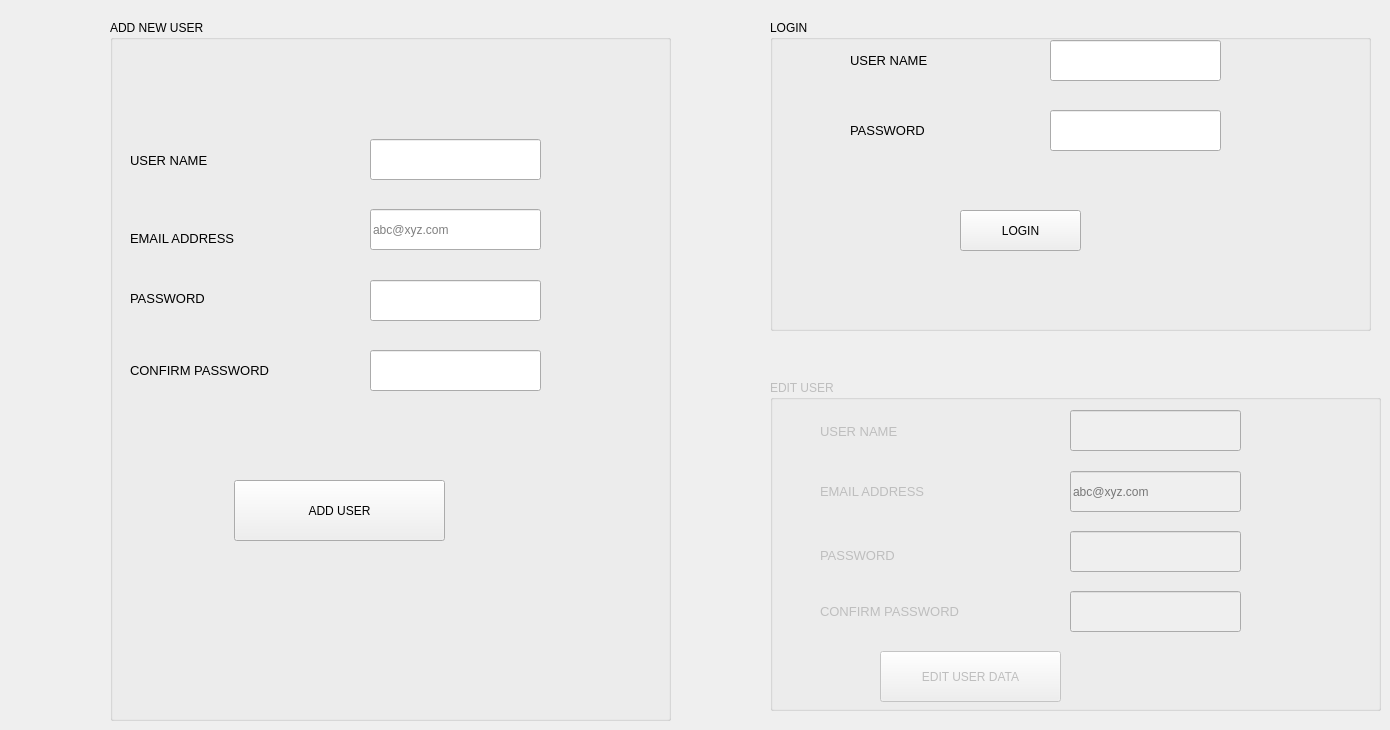
    <widget class="QWidget" name="tab_2">
     <attribute name="title">
      <string>LOGIN</string>
     </attribute>
     <widget class="QGroupBox" name="groupBox">
      <property name="geometry">
       <rect>
        <x>110</x>
        <y>20</y>
        <width>561</width>
        <height>701</height>
       </rect>
      </property>
      <property name="title">
       <string>ADD NEW USER</string>
      </property>
      <widget class="QLabel" name="label_2">
       <property name="geometry">
        <rect>
         <x>20</x>
         <y>130</y>
         <width>151</width>
         <height>21</height>
        </rect>
       </property>
       <property name="font">
        <font>
         <pointsize>10</pointsize>
        </font>
       </property>
       <property name="text">
        <string>USER NAME</string>
       </property>
      </widget>
      <widget class="QLineEdit" name="lineEdit">
       <property name="geometry">
        <rect>
         <x>260</x>
         <y>119</y>
         <width>171</width>
         <height>41</height>
        </rect>
       </property>
      </widget>
      <widget class="QLabel" name="label_3">
       <property name="geometry">
        <rect>
         <x>20</x>
         <y>210</y>
         <width>181</width>
         <height>16</height>
        </rect>
       </property>
       <property name="font">
        <font>
         <pointsize>10</pointsize>
        </font>
       </property>
       <property name="text">
        <string>EMAIL ADDRESS</string>
       </property>
      </widget>
      <widget class="QLabel" name="label_4">
       <property name="geometry">
        <rect>
         <x>20</x>
         <y>270</y>
         <width>161</width>
         <height>16</height>
        </rect>
       </property>
       <property name="font">
        <font>
         <pointsize>10</pointsize>
        </font>
       </property>
       <property name="text">
        <string>PASSWORD</string>
       </property>
      </widget>
      <widget class="QLabel" name="label_5">
       <property name="geometry">
        <rect>
         <x>20</x>
         <y>340</y>
         <width>201</width>
         <height>21</height>
        </rect>
       </property>
       <property name="font">
        <font>
         <pointsize>10</pointsize>
        </font>
       </property>
       <property name="text">
        <string>CONFIRM PASSWORD</string>
       </property>
      </widget>
      <widget class="QLineEdit" name="lineEdit_2">
       <property name="geometry">
        <rect>
         <x>260</x>
         <y>189</y>
         <width>171</width>
         <height>41</height>
        </rect>
       </property>
       <property name="placeholderText">
        <string>abc@xyz.com</string>
       </property>
      </widget>
      <widget class="QLineEdit" name="lineEdit_3">
       <property name="geometry">
        <rect>
         <x>260</x>
         <y>260</y>
         <width>171</width>
         <height>41</height>
        </rect>
       </property>
       <property name="echoMode">
        <enum>QLineEdit::Password</enum>
       </property>
      </widget>
      <widget class="QLineEdit" name="lineEdit_4">
       <property name="geometry">
        <rect>
         <x>260</x>
         <y>330</y>
         <width>171</width>
         <height>41</height>
        </rect>
       </property>
       <property name="echoMode">
        <enum>QLineEdit::Password</enum>
       </property>
      </widget>
      <widget class="QPushButton" name="pushButton_12">
       <property name="geometry">
        <rect>
         <x>124</x>
         <y>460</y>
         <width>211</width>
         <height>61</height>
        </rect>
       </property>
       <property name="text">
        <string>ADD USER</string>
       </property>
      </widget>
      <widget class="QLabel" name="label_6">
       <property name="geometry">
        <rect>
         <x>134</x>
         <y>409</y>
         <width>231</width>
         <height>21</height>
        </rect>
       </property>
       <property name="font">
        <font>
         <pointsize>10</pointsize>
        </font>
       </property>
       <property name="text">
        <string/>
       </property>
      </widget>
     </widget>
     <widget class="QGroupBox" name="groupBox_2">
      <property name="geometry">
       <rect>
        <x>770</x>
        <y>20</y>
        <width>601</width>
        <height>311</height>
       </rect>
      </property>
      <property name="title">
       <string>LOGIN</string>
      </property>
      <widget class="QLabel" name="label_9">
       <property name="geometry">
        <rect>
         <x>80</x>
         <y>30</y>
         <width>101</width>
         <height>20</height>
        </rect>
       </property>
       <property name="font">
        <font>
         <pointsize>10</pointsize>
        </font>
       </property>
       <property name="text">
        <string>USER NAME</string>
       </property>
      </widget>
      <widget class="QLineEdit" name="lineEdit_9">
       <property name="geometry">
        <rect>
         <x>280</x>
         <y>20</y>
         <width>171</width>
         <height>41</height>
        </rect>
       </property>
      </widget>
      <widget class="QLabel" name="label_10">
       <property name="geometry">
        <rect>
         <x>80</x>
         <y>100</y>
         <width>101</width>
         <height>20</height>
        </rect>
       </property>
       <property name="font">
        <font>
         <pointsize>10</pointsize>
        </font>
       </property>
       <property name="text">
        <string>PASSWORD</string>
       </property>
      </widget>
      <widget class="QLineEdit" name="lineEdit_10">
       <property name="geometry">
        <rect>
         <x>280</x>
         <y>90</y>
         <width>171</width>
         <height>41</height>
        </rect>
       </property>
       <property name="echoMode">
        <enum>QLineEdit::Password</enum>
       </property>
      </widget>
      <widget class="QPushButton" name="pushButton_13">
       <property name="geometry">
        <rect>
         <x>190</x>
         <y>190</y>
         <width>121</width>
         <height>41</height>
        </rect>
       </property>
       <property name="text">
        <string>LOGIN</string>
       </property>
      </widget>
      <widget class="QLineEdit" name="lineEdit_11">
       <property name="geometry">
        <rect>
         <x>600</x>
         <y>660</y>
         <width>171</width>
         <height>41</height>
        </rect>
       </property>
      </widget>
      <widget class="QLabel" name="label_11">
       <property name="geometry">
        <rect>
         <x>450</x>
         <y>670</y>
         <width>111</width>
         <height>20</height>
        </rect>
       </property>
       <property name="text">
        <string>CONFIRM PASSWORD</string>
       </property>
      </widget>
      <widget class="QLineEdit" name="lineEdit_12">
       <property name="geometry">
        <rect>
         <x>600</x>
         <y>590</y>
         <width>171</width>
         <height>41</height>
        </rect>
       </property>
      </widget>
      <widget class="QPushButton" name="pushButton_14">
       <property name="geometry">
        <rect>
         <x>554</x>
         <y>760</y>
         <width>181</width>
         <height>51</height>
        </rect>
       </property>
       <property name="text">
        <string>ADD USER</string>
       </property>
      </widget>
      <widget class="QLineEdit" name="lineEdit_13">
       <property name="geometry">
        <rect>
         <x>600</x>
         <y>519</y>
         <width>171</width>
         <height>41</height>
        </rect>
       </property>
      </widget>
      <widget class="QGroupBox" name="groupBox_3">
       <property name="geometry">
        <rect>
         <x>1110</x>
         <y>370</y>
         <width>501</width>
         <height>521</height>
        </rect>
       </property>
       <property name="title">
        <string>EDIT USER</string>
       </property>
       <widget class="QLabel" name="label_13">
        <property name="geometry">
         <rect>
          <x>80</x>
          <y>30</y>
          <width>101</width>
          <height>20</height>
         </rect>
        </property>
        <property name="text">
         <string>USER NAME</string>
        </property>
       </widget>
       <widget class="QLineEdit" name="lineEdit_14">
        <property name="geometry">
         <rect>
          <x>210</x>
          <y>20</y>
          <width>171</width>
          <height>41</height>
         </rect>
        </property>
       </widget>
       <widget class="QLabel" name="label_14">
        <property name="geometry">
         <rect>
          <x>80</x>
          <y>100</y>
          <width>101</width>
          <height>20</height>
         </rect>
        </property>
        <property name="text">
         <string>PASSWORD</string>
        </property>
       </widget>
       <widget class="QLineEdit" name="lineEdit_15">
        <property name="geometry">
         <rect>
          <x>210</x>
          <y>90</y>
          <width>171</width>
          <height>41</height>
         </rect>
        </property>
       </widget>
       <widget class="QPushButton" name="pushButton_15">
        <property name="geometry">
         <rect>
          <x>150</x>
          <y>160</y>
          <width>121</width>
          <height>41</height>
         </rect>
        </property>
        <property name="text">
         <string>LOGIN</string>
        </property>
       </widget>
      </widget>
      <widget class="QLabel" name="label_15">
       <property name="geometry">
        <rect>
         <x>450</x>
         <y>540</y>
         <width>101</width>
         <height>20</height>
        </rect>
       </property>
       <property name="text">
        <string>EMAIL ADDRESS</string>
       </property>
      </widget>
      <widget class="QLineEdit" name="lineEdit_16">
       <property name="geometry">
        <rect>
         <x>600</x>
         <y>449</y>
         <width>171</width>
         <height>41</height>
        </rect>
       </property>
      </widget>
      <widget class="QLabel" name="label_16">
       <property name="geometry">
        <rect>
         <x>450</x>
         <y>600</y>
         <width>101</width>
         <height>20</height>
        </rect>
       </property>
       <property name="text">
        <string>PASSWORD</string>
       </property>
      </widget>
      <widget class="QPushButton" name="pushButton_16">
       <property name="geometry">
        <rect>
         <x>184</x>
         <y>530</y>
         <width>181</width>
         <height>51</height>
        </rect>
       </property>
       <property name="text">
        <string>ADD USER</string>
       </property>
      </widget>
     </widget>
     <widget class="QGroupBox" name="groupBox_4">
      <property name="enabled">
       <bool>false</bool>
      </property>
      <property name="geometry">
       <rect>
        <x>770</x>
        <y>380</y>
        <width>611</width>
        <height>331</height>
       </rect>
      </property>
      <property name="title">
       <string>EDIT USER</string>
      </property>
      <widget class="QLabel" name="label_12">
       <property name="geometry">
        <rect>
         <x>50</x>
         <y>221</y>
         <width>181</width>
         <height>20</height>
        </rect>
       </property>
       <property name="font">
        <font>
         <pointsize>10</pointsize>
        </font>
       </property>
       <property name="text">
        <string>CONFIRM PASSWORD</string>
       </property>
      </widget>
      <widget class="QLineEdit" name="lineEdit_19">
       <property name="geometry">
        <rect>
         <x>300</x>
         <y>91</y>
         <width>171</width>
         <height>41</height>
        </rect>
       </property>
       <property name="placeholderText">
        <string>abc@xyz.com</string>
       </property>
      </widget>
      <widget class="QLabel" name="label_19">
       <property name="geometry">
        <rect>
         <x>50</x>
         <y>165</y>
         <width>101</width>
         <height>20</height>
        </rect>
       </property>
       <property name="font">
        <font>
         <pointsize>10</pointsize>
        </font>
       </property>
       <property name="text">
        <string>PASSWORD</string>
       </property>
      </widget>
      <widget class="QLineEdit" name="lineEdit_17">
       <property name="geometry">
        <rect>
         <x>300</x>
         <y>211</y>
         <width>171</width>
         <height>41</height>
        </rect>
       </property>
       <property name="echoMode">
        <enum>QLineEdit::Password</enum>
       </property>
      </widget>
      <widget class="QLabel" name="label_18">
       <property name="geometry">
        <rect>
         <x>50</x>
         <y>101</y>
         <width>151</width>
         <height>20</height>
        </rect>
       </property>
       <property name="font">
        <font>
         <pointsize>10</pointsize>
        </font>
       </property>
       <property name="text">
        <string>EMAIL ADDRESS</string>
       </property>
      </widget>
      <widget class="QLabel" name="label_17">
       <property name="geometry">
        <rect>
         <x>50</x>
         <y>41</y>
         <width>101</width>
         <height>20</height>
        </rect>
       </property>
       <property name="font">
        <font>
         <pointsize>10</pointsize>
        </font>
       </property>
       <property name="text">
        <string>USER NAME</string>
       </property>
      </widget>
      <widget class="QPushButton" name="pushButton_17">
       <property name="geometry">
        <rect>
         <x>110</x>
         <y>271</y>
         <width>181</width>
         <height>51</height>
        </rect>
       </property>
       <property name="text">
        <string>EDIT USER DATA</string>
       </property>
      </widget>
      <widget class="QLineEdit" name="lineEdit_18">
       <property name="geometry">
        <rect>
         <x>300</x>
         <y>151</y>
         <width>171</width>
         <height>41</height>
        </rect>
       </property>
       <property name="echoMode">
        <enum>QLineEdit::Password</enum>
       </property>
      </widget>
      <widget class="QLineEdit" name="lineEdit_20">
       <property name="geometry">
        <rect>
         <x>300</x>
         <y>30</y>
         <width>171</width>
         <height>41</height>
        </rect>
       </property>
      </widget>
     </widget>
    </widget>
